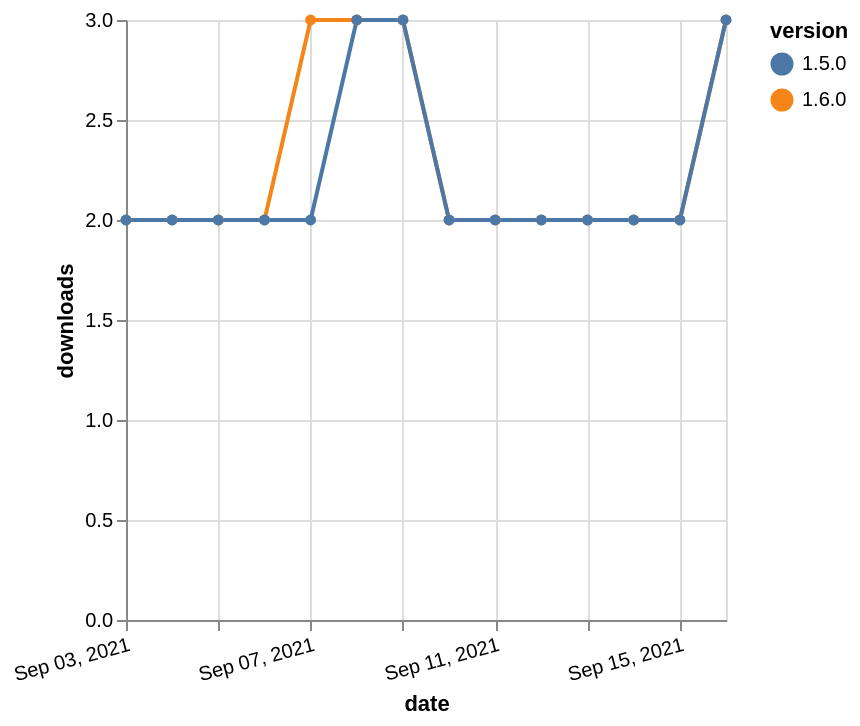

Write the Vega-Lite specification saved for this chart.
### Vega-Lite specification from a JSON file in a GitHub repository (floating-point values rounded to 4 significant figures)
{"$schema": "https://vega.github.io/schema/vega-lite/v5.json", "description": "A simple bar chart with embedded data.", "data": {"values": [{"date": "2021-09-03", "total": 2454, "delta": 2, "version": "1.6.0"}, {"date": "2021-09-04", "total": 2456, "delta": 2, "version": "1.6.0"}, {"date": "2021-09-05", "total": 2458, "delta": 2, "version": "1.6.0"}, {"date": "2021-09-06", "total": 2460, "delta": 2, "version": "1.6.0"}, {"date": "2021-09-07", "total": 2463, "delta": 3, "version": "1.6.0"}, {"date": "2021-09-08", "total": 2466, "delta": 3, "version": "1.6.0"}, {"date": "2021-09-09", "total": 2469, "delta": 3, "version": "1.6.0"}, {"date": "2021-09-10", "total": 2471, "delta": 2, "version": "1.6.0"}, {"date": "2021-09-11", "total": 2473, "delta": 2, "version": "1.6.0"}, {"date": "2021-09-12", "total": 2475, "delta": 2, "version": "1.6.0"}, {"date": "2021-09-13", "total": 2477, "delta": 2, "version": "1.6.0"}, {"date": "2021-09-14", "total": 2479, "delta": 2, "version": "1.6.0"}, {"date": "2021-09-15", "total": 2481, "delta": 2, "version": "1.6.0"}, {"date": "2021-09-16", "total": 2484, "delta": 3, "version": "1.6.0"}, {"date": "2021-09-03", "total": 2546, "delta": 2, "version": "1.5.0"}, {"date": "2021-09-04", "total": 2548, "delta": 2, "version": "1.5.0"}, {"date": "2021-09-05", "total": 2550, "delta": 2, "version": "1.5.0"}, {"date": "2021-09-06", "total": 2552, "delta": 2, "version": "1.5.0"}, {"date": "2021-09-07", "total": 2554, "delta": 2, "version": "1.5.0"}, {"date": "2021-09-08", "total": 2557, "delta": 3, "version": "1.5.0"}, {"date": "2021-09-09", "total": 2560, "delta": 3, "version": "1.5.0"}, {"date": "2021-09-10", "total": 2562, "delta": 2, "version": "1.5.0"}, {"date": "2021-09-11", "total": 2564, "delta": 2, "version": "1.5.0"}, {"date": "2021-09-12", "total": 2566, "delta": 2, "version": "1.5.0"}, {"date": "2021-09-13", "total": 2568, "delta": 2, "version": "1.5.0"}, {"date": "2021-09-14", "total": 2570, "delta": 2, "version": "1.5.0"}, {"date": "2021-09-15", "total": 2572, "delta": 2, "version": "1.5.0"}, {"date": "2021-09-16", "total": 2575, "delta": 3, "version": "1.5.0"}]}, "width": "container", "mark": {"type": "line", "point": {"filled": true}}, "encoding": {"x": {"field": "date", "type": "temporal", "timeUnit": "yearmonthdate", "title": "date", "axis": {"labelAngle": -15}}, "y": {"field": "delta", "type": "quantitative", "title": "downloads"}, "color": {"field": "version", "type": "nominal"}, "tooltip": {"field": "delta"}}}
